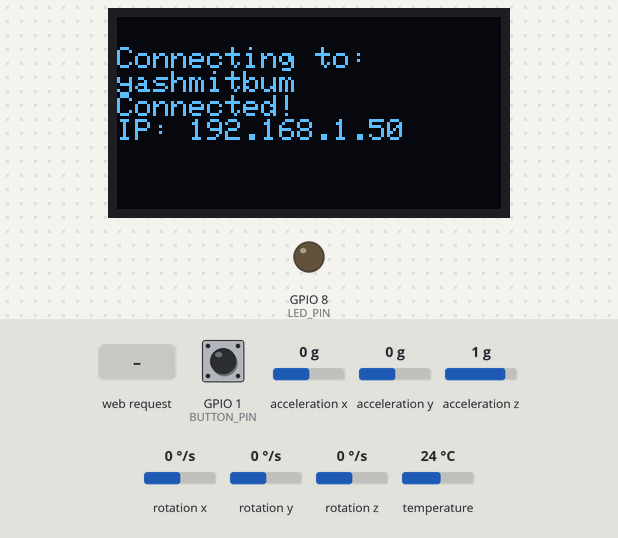
A sketch run on a simulated ESP32-C3. On the bench: 128×64 one-colour display, output pins drawn as LEDs (lit = HIGH). Dashed ring = blinking. The test bench sets the inputs (shaded band); at power-on: acceleration y 0 g, GPIO 1 (BUTTON_PIN) HIGH, acceleration x 0 g, acceleration z 1 g, rotation x 0 °/s, rotation y 0 °/s, rotation z 0 °/s, temperature 24 °C. WiFi joins after 1.5 s; servers stay silent unless stated; the local clock reads 2024-03-15 10:24:30 at power-on unless the sketch sets it; what the sketch prints to the serial monitor is not drawn.

Above: at 1.7 s.
At 5.8 s:
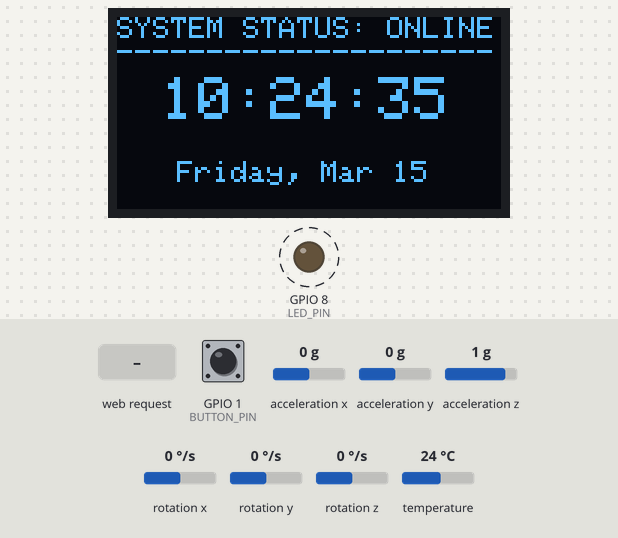
5.9 s: acceleration y set to 0.8 g
At 7.5 s:
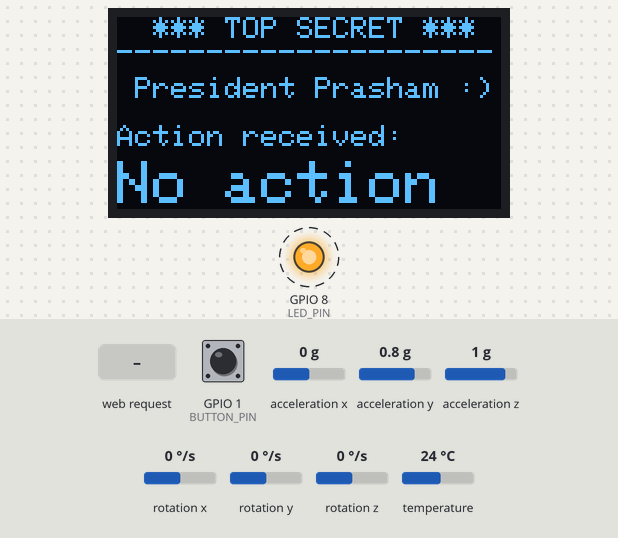
9.9 s: HTTP request GET /action?val=1 received
At 11.5 s:
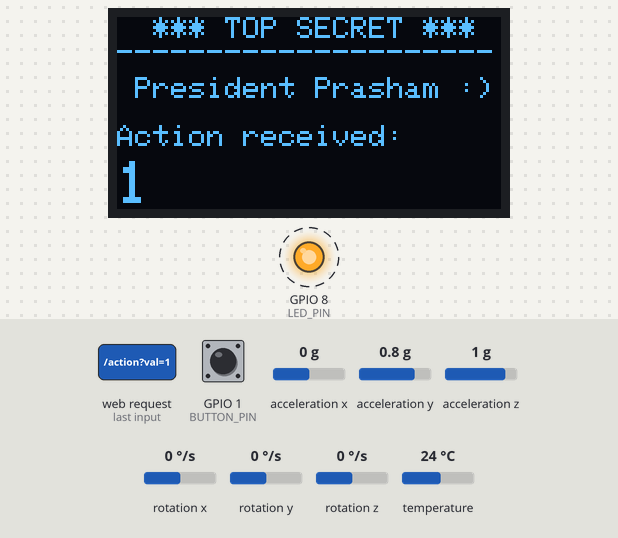
13.9 s: acceleration y set to -1.4 g
At 15.2 s:
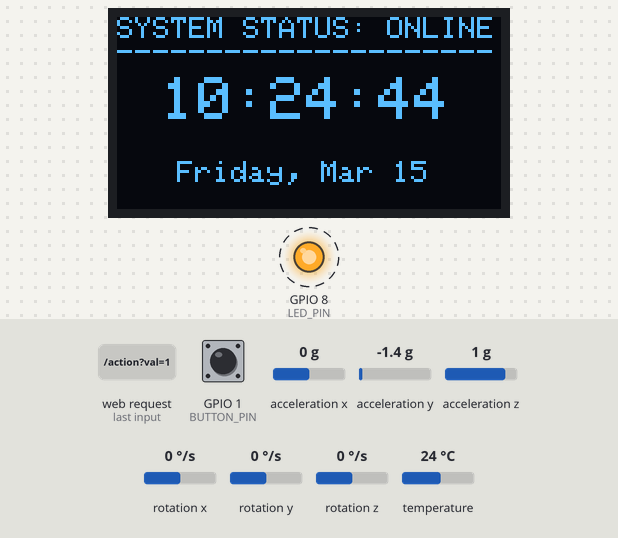
Timing chart, 0 to 28.2 s (numbered marks = the images above; inputs shaded):
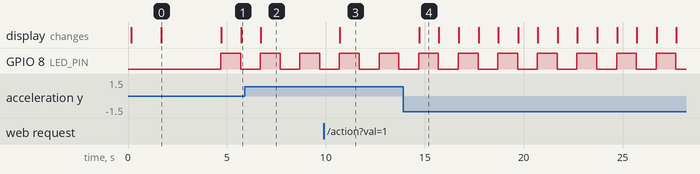

The sketch:

ESP32C3_PokerWebServer.ino
```cpp
#include <Wire.h>
#include <Adafruit_GFX.h>
#include <Adafruit_SSD1306.h>
#include <WiFi.h>
#include <WebServer.h>
#include "time.h"
#include <Adafruit_MPU6050.h>
#include <Adafruit_Sensor.h>

#define LED_PIN 8
#define I2C_SDA 4
#define I2C_SCL 3
#define BUTTON_PIN 1

Adafruit_MPU6050 mpu;
WebServer server(80);
bool ledState = false;

// --- Globals ---
String lastAction       = "No action yet";
String replyMessage     = "PRESSED";
IPAddress senderIP;
bool hasSender          = false;
volatile bool buttonPressed      = false;
volatile bool buttonResetPressed = false;
unsigned long buttonHoldStart    = 0;
bool buttonHeld                  = false;
unsigned long lastDisplayUpdate = 0;

const char* ssid     = "yashmitbum";
const char* password = "yashmitisabum";

const long  gmtOffset_sec     = -28800;
const int   daylightOffset_sec = 0;
const char* ntpServer          = "pool.ntp.org";

#define SCREEN_WIDTH 128
#define SCREEN_HEIGHT 64
Adafruit_SSD1306 display(SCREEN_WIDTH, SCREEN_HEIGHT, &Wire, -1);

// --- Secret angle: triggered when ay is between 3 and 9 ---
#define SECRET_Y_MIN  3
#define SECRET_Y_MAX  9

bool isSecretAngle(float ax, float ay, float az) {
  return (ay > SECRET_Y_MIN && ay < SECRET_Y_MAX);
}

// --- Web Server Handlers ---
void handleAction() {
  if (server.hasArg("val")) {
    lastAction = server.arg("val");
    senderIP   = server.client().remoteIP();
    hasSender  = true;
    Serial.println("Received Action: " + lastAction);
    Serial.print("From IP: ");
    Serial.println(senderIP);
  }
  server.send(200, "text/plain", "OK");
}

void handleGetButton() {
  if (buttonResetPressed) {
    buttonResetPressed = false;
    server.send(200, "text/plain", "RESET");
    Serial.println("Button state sent: RESET");
  } else if (buttonPressed) {
    buttonPressed = false;
    server.send(200, "text/plain", "PRESSED");
    Serial.println("Button state sent: PRESSED");
  } else {
    server.send(200, "text/plain", "OK");
  }
}

void setup() {
  Serial.begin(115200);

  pinMode(LED_PIN, OUTPUT);
  pinMode(BUTTON_PIN, INPUT_PULLUP);

  Wire.begin(I2C_SDA, I2C_SCL);

  if (!display.begin(SSD1306_SWITCHCAPVCC, 0x3C)) {
    Serial.println(F("SSD1306 allocation failed"));
    for (;;);
  }


  if (!mpu.begin()) {
    Serial.println("Failed to find MPU6050 chip");
    while (1) {
      digitalWrite(LED_PIN, HIGH); delay(50);
      digitalWrite(LED_PIN, LOW);  delay(50);
    }
  }
  Serial.println("MPU6050 Found!");

  mpu.setAccelerometerRange(MPU6050_RANGE_8_G);
  mpu.setGyroRange(MPU6050_RANGE_500_DEG);
  mpu.setFilterBandwidth(MPU6050_BAND_21_HZ);
  delay(100);

  display.clearDisplay();
  display.setTextSize(1);
  display.setTextColor(SSD1306_WHITE);
  display.setCursor(0, 10);
  display.println("Connecting to:");
  display.println(ssid);
  display.display();

  WiFi.begin(ssid, password);
  while (WiFi.status() != WL_CONNECTED) {
    delay(500);
    Serial.print(".");
  }
  Serial.println("\nWiFi Connected");
  Serial.print("IP Address: ");
  Serial.println(WiFi.localIP());

  display.println("Connected!");
  display.print("IP: ");
  display.println(WiFi.localIP());
  display.display();
  delay(2000);

  server.on("/action",    handleAction);
  server.on("/getButton", handleGetButton);
  server.begin();
  Serial.println("Web server started");

  configTime(gmtOffset_sec, daylightOffset_sec, ntpServer);
  delay(1000);
}

void loop() {
  server.handleClient();   // This now runs freely, not blocked by delay

// --- Button Check ---
  if (digitalRead(BUTTON_PIN) == LOW) {
    if (!buttonHeld) {
      buttonHoldStart = millis();   // Start timing when first pressed
      buttonHeld = true;
    }

    // Check if held for 3 seconds
    if (millis() - buttonHoldStart >= 3000) {
      buttonPressed = false;        // Cancel normal press
      buttonHeld = false;           // Reset so it doesn't fire repeatedly
      Serial.println("Button held 3s - sending RESET");
      // Set a special flag so /getButton returns RESET
      buttonResetPressed = true;
      delay(200);
    }
  } else {
    // Button released
    if (buttonHeld) {
      // Only register as normal press if not a long hold
      if (millis() - buttonHoldStart < 3000) {
        buttonPressed = true;
        Serial.println("Button pressed!");
      }
      buttonHeld = false;
    }
  }

  // Only update display once per second, non-blocking
  if (millis() - lastDisplayUpdate >= 1000) {
    lastDisplayUpdate = millis();

    // --- MPU6050 ---
    sensors_event_t a, g, temp;
    mpu.getEvent(&a, &g, &temp);
    float ax = a.acceleration.x;
    float ay = a.acceleration.y;
    float az = a.acceleration.z;

    ledState = !ledState;
    digitalWrite(LED_PIN, ledState ? HIGH : LOW);

    display.clearDisplay();
    display.setCursor(0, 0);
    display.setTextSize(1);

    if (isSecretAngle(ax, ay, az)) {
      display.setCursor(0, 0);
      display.println("  *** TOP SECRET ***");
      display.println("---------------------");
      display.setCursor(0, 20);
      display.println(" President Prasham :)");
      display.println("");
      display.println("Action received:");
      display.setTextSize(2);
      display.setCursor(0, 48);
      display.print(lastAction);
    } else {
      display.println("SYSTEM STATUS: ONLINE");
      display.println("---------------------");

      struct tm timeinfo;
      if (!getLocalTime(&timeinfo)) {
        display.setTextSize(2);
        display.setCursor(0, 25);
        display.println("Time Sync");
        display.println("Error");
      } else {
        display.setTextSize(2);
        display.setCursor(15, 20);
        display.printf("%02d:%02d:%02d", timeinfo.tm_hour, timeinfo.tm_min, timeinfo.tm_sec);
        display.setTextSize(1);
        display.setCursor(20, 48);
        display.print(&timeinfo, "%A, %b %d");
      }
    }
    display.display();
  }
}
```

Measured:
- after the input at 5.9 s, the display: changes after 0.81 s (image 2)
- after the input at 9.9 s, the display: changes after 0.81 s (image 3)
- after the input at 13.9 s, the display: changes after 0.81 s (image 4)
- by itself, GPIO 8 (LED_PIN): alternates HIGH for 1.0 s and LOW for 1.0 s
- what the display in image 0 shows lasts 3.0 s, from 1.7 s to 4.7 s
- what the display in image 4 shows lasts 1.0 s, from 14.7 s to 15.7 s
